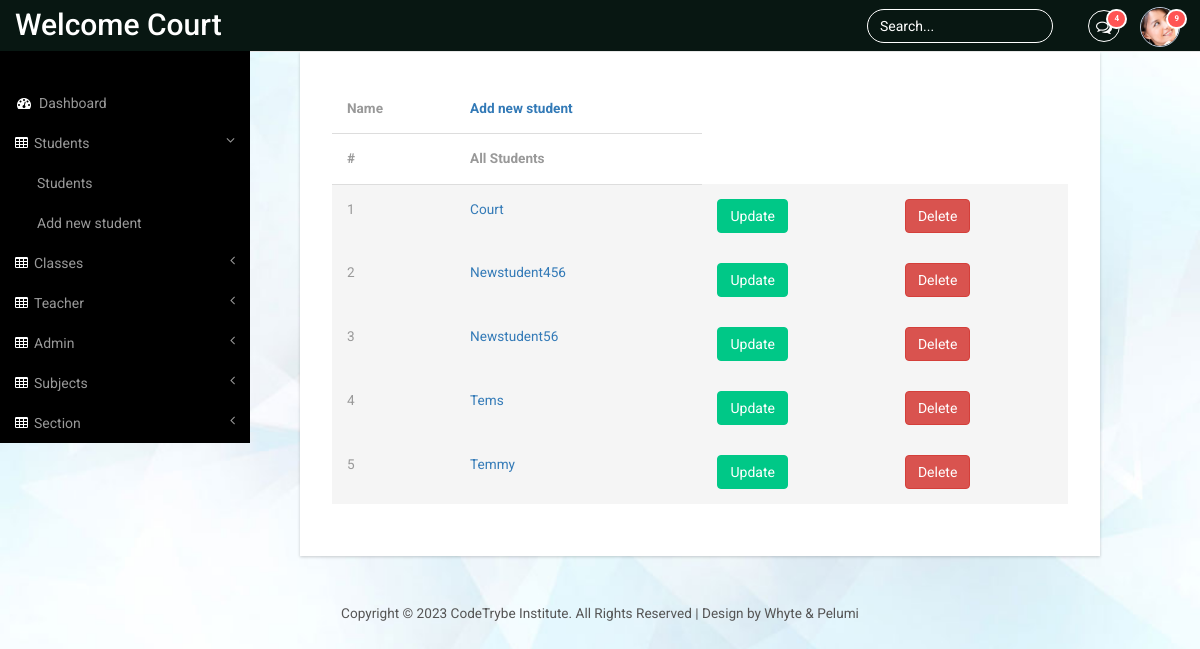
Page /std_all (signed in) on the earlier database version.
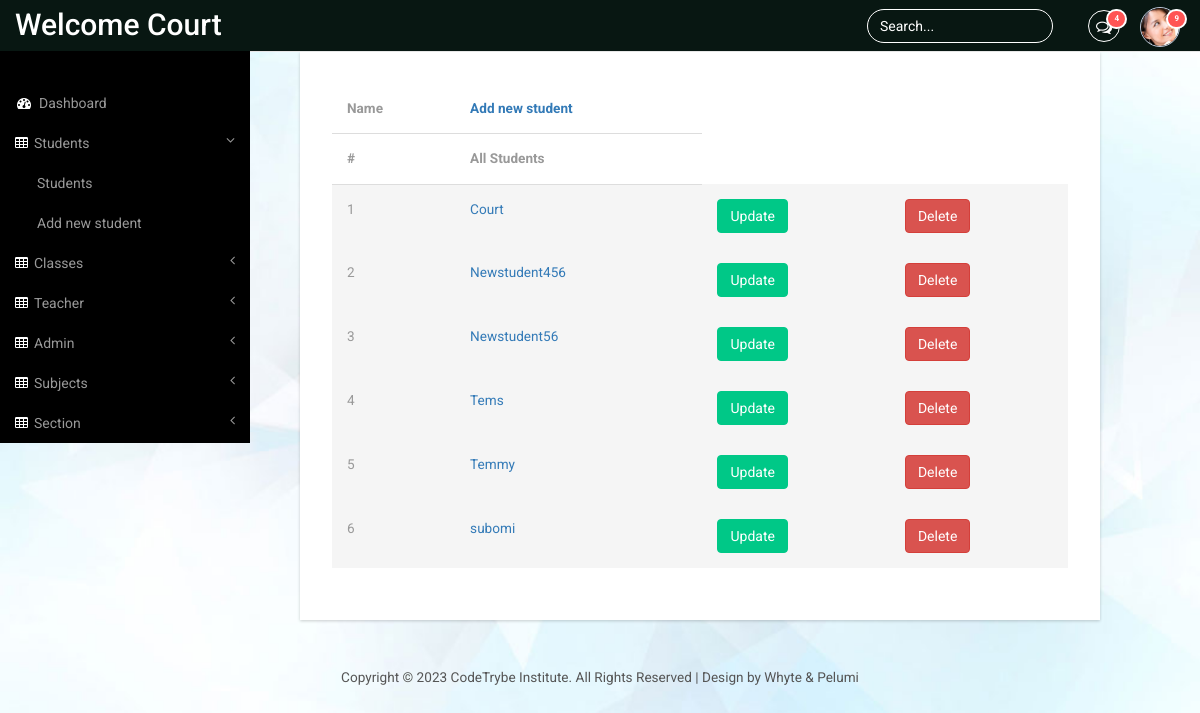
Same page on the later database version.
### panel/models.py (models this page shows, shortened)
class Student(models.Model):
    user = models.OneToOneField(User, on_delete=models.CASCADE)
    phone_number = models.CharField(max_length=20,default="+234-")
    email = models.EmailField(max_length=50)
    address = models.CharField(max_length=50,default="Default address")
    dob = models.DateField(null=True,blank=True)
    std_class = models.ForeignKey(StdClass, on_delete=models.CASCADE, default=None)
    gender = models.CharField(max_length=10, default='NULL')
    role = models.CharField(max_length=20,default="student")
    def __str__(self):
        return self.user.username

### panel/views.py (the view)
# urls.py: path('std_all',views.all_student, name='panel-allstd'),
@login_required
def all_student(request):
    student_list = Student.objects.all()
    return render(request, 'panel/all_student.html', {'student_list': student_list})

### panel/templates/panel/all_student.html (shortened to what this page needs)
{% extends "panel/base.html" %}
{% block content %}
<div class="content_bottom">
    <div class="col-md-8 span_3">
        <div class="bs-example1" data-example-id="contextual-table">
            <table class="table">
                <thead>
                    <tr>
                        <th>Name</th>
                        <th> <a href="{%url 'panel-StdRegpage'  %}"> Add new student</a></th>
                    </tr>
                    <tr>
                        <th>#</th>
                        <th> All Students</th>
                    </tr>
                </thead>
                <tbody>
                    {% for student in  student_list %}
                    <form action="{% url 'panel-stdup'  id=student.id%}" method="get">
                        <tr class="active">
                            <td> {{ forloop.counter}} </td>
                            <td scope="row"><a href="{% url 'panel-view-student' student.id%}">{{student}}</a></td>
                            <td><button type="submit" class="btn btn-primary btn-md">Update</button></td>
                    </form>
                    <form action="{% url 'panel-stddel' student.id %}" method="post">
                            <td><button type="submit" class="btn btn-danger btn-md">Delete</button></td>
                    </form>
                    {% endfor %}
                </tbody>
            </table>
        </div>
    </div>
</div>
{% endblock %}

Differences in the rows shown:
added Student: user.username "subomi"
